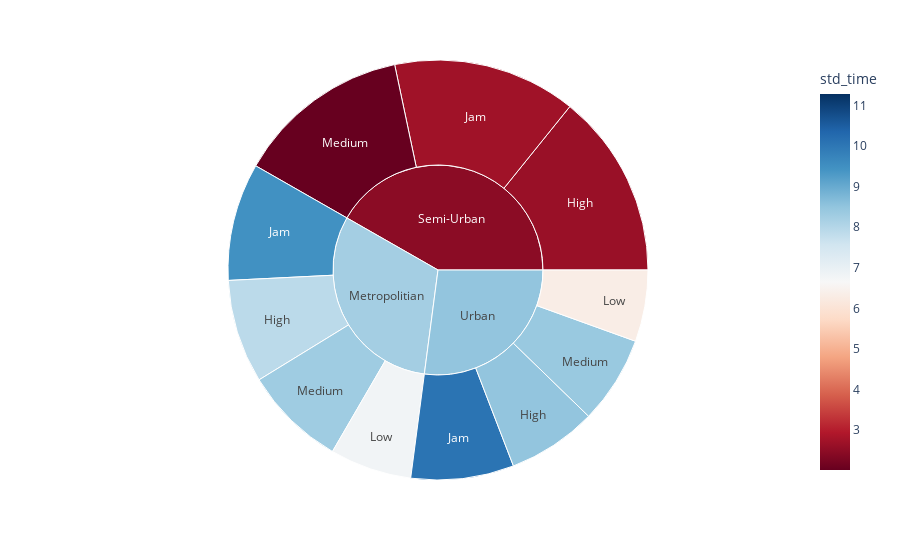

The code cell stored with this chart in its notebook:
### Code cell
import numpy as np
import plotly.express as px

cols = ['City', 'Time_taken(min)', 'Road_traffic_density']

df_aux = df1.loc[:, cols].groupby(['City', 'Road_traffic_density']).agg({'Time_taken(min)': ['mean', 'std']})
df_aux.columns = ['avg_time', 'std_time']
df_aux = df_aux.reset_index()

fig = px.sunburst(df_aux, 
                  path=['City', 'Road_traffic_density'], 
                  values='avg_time',
                  color='std_time', 
                  color_continuous_scale='RdBu',
                  color_continuous_midpoint=np.average(df_aux['std_time']))

fig.show()

### Figure 1 — Plotly figure (JSON) as saved in the notebook; plotly's stock layout.template omitted (floating-point values rounded to 4 significant figures)
{"data": [{"branchvalues": "total", "customdata": [[7.904], [9.478], [6.796], [8.31], [2.63], [2.717], [2.011], [8.495], [10.08], [6.32], [8.397], [8.239], [2.46], [8.492]], "domain": {"x": [0, 1], "y": [0, 1]}, "hovertemplate": "labels=%{label}<br>avg_time=%{value}<br>parent=%{parent}<br>id=%{id}<br>std_time=%{color}<extra></extra>", "ids": ["Metropolitian/High", "Metropolitian/Jam", "Metropolitian/Low", "Metropolitian/Medium", "Semi-Urban/High", "Semi-Urban/Jam", "Semi-Urban/Medium", "Urban/High", "Urban/Jam", "Urban/Low", "Urban/Medium", "Metropolitian", "Semi-Urban", "Urban"], "labels": ["High", "Jam", "Low", "Medium", "High", "Jam", "Medium", "High", "Jam", "Low", "Medium", "Metropolitian", "Semi-Urban", "Urban"], "marker": {"coloraxis": "coloraxis", "colors": [7.904, 9.478, 6.796, 8.31, 2.63, 2.717, 2.011, 8.495, 10.08, 6.32, 8.397, 8.239, 2.46, 8.492]}, "name": "", "parents": ["Metropolitian", "Metropolitian", "Metropolitian", "Metropolitian", "Semi-Urban", "Semi-Urban", "Semi-Urban", "Urban", "Urban", "Urban", "Urban", "", "", ""], "type": "sunburst", "values": [28.15, 31.98, 22.26, 27.73, 50.12, 49.84, 47.4, 24.31, 27.99, 19.45, 23.87, 110.1, 147.4, 95.61]}], "layout": {"coloraxis": {"cmid": 6.649, "colorbar": {"title": {"text": "std_time"}}, "colorscale": [[0, "rgb(103,0,31)"], [0.1, "rgb(178,24,43)"], [0.2, "rgb(214,96,77)"], [0.3, "rgb(244,165,130)"], [0.4, "rgb(253,219,199)"], [0.5, "rgb(247,247,247)"], [0.6, "rgb(209,229,240)"], [0.7, "rgb(146,197,222)"], [0.8, "rgb(67,147,195)"], [0.9, "rgb(33,102,172)"], [1, "rgb(5,48,97)"]]}, "legend": {"tracegroupgap": 0}, "margin": {"t": 60}}}
